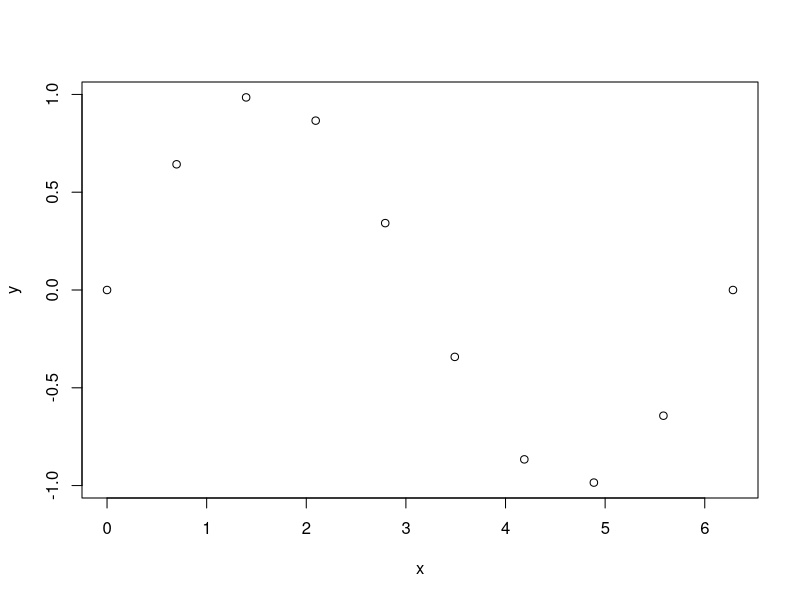
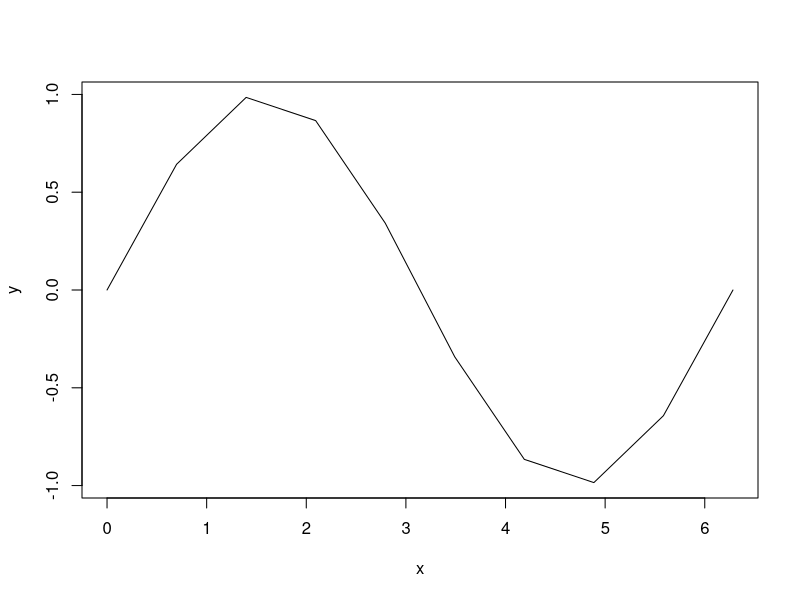
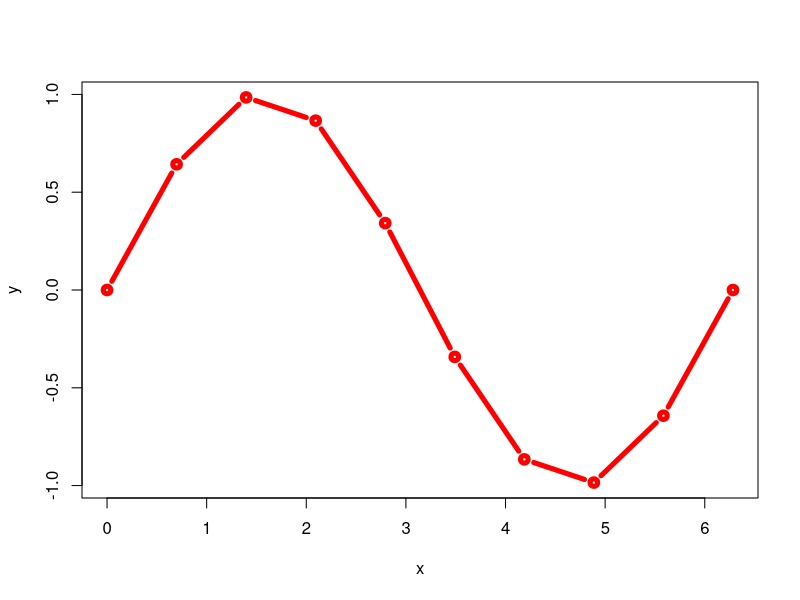
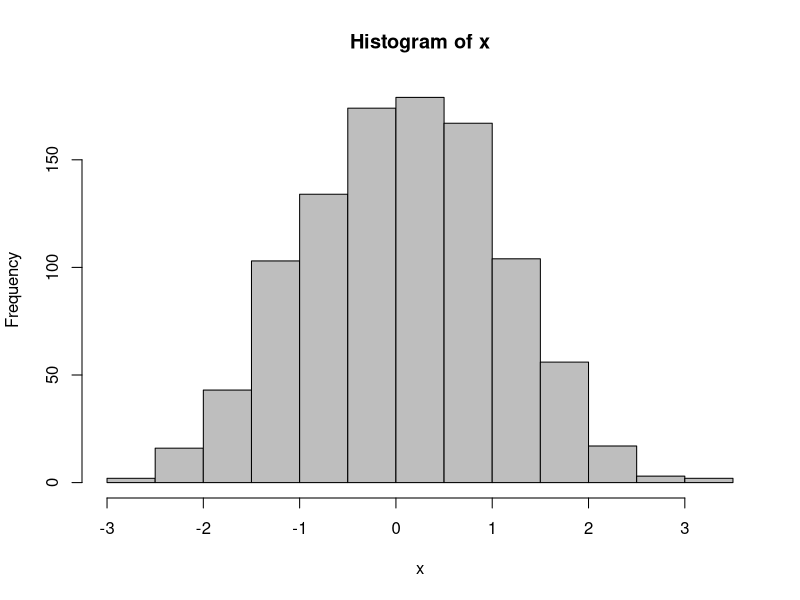
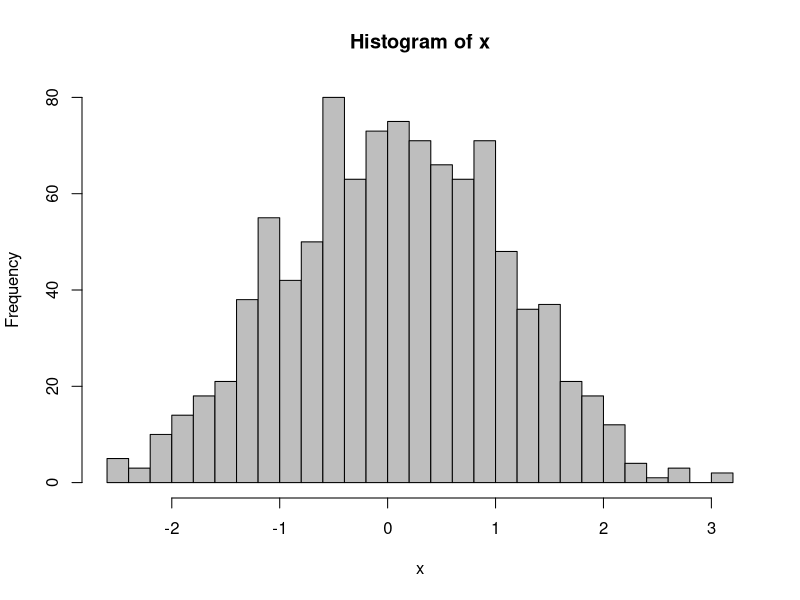
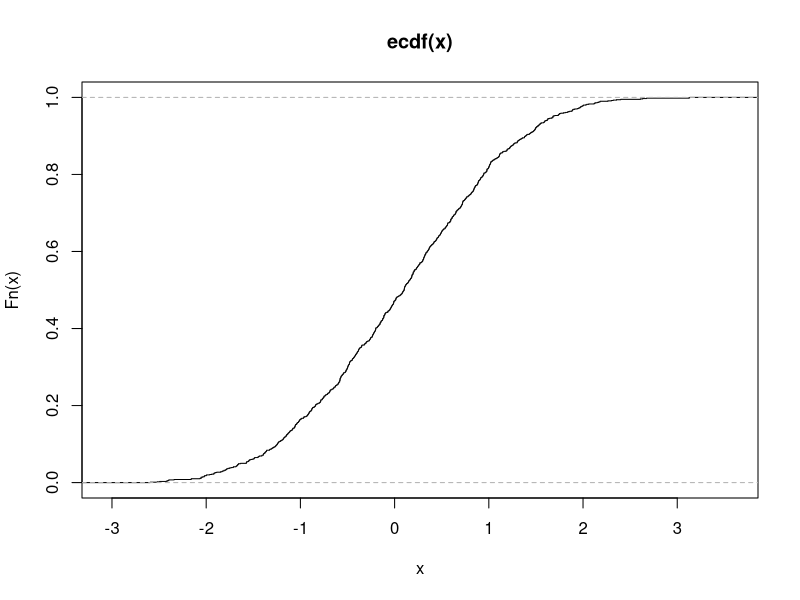

Generate these figures, in order, with R: (Note: this script raises an error after producing the figures.)
## Tutorial on R, the programming language for data analysis.
## author: Ruda Zhang <rzhang@samsi.info>
## date: 2020-02-24

## Get help, you'll need this very often.
## If you are in an R console, this prints the help info;
## If you are in an IDE like RStudio, it shows in a separate window.
?help

## Operator ------------------------------
## Numerical operations
## arithmetics
3 + 2
3 - 2
3 * 2
3 / 2
## power
3 ^ 2
## Special operations in the form of `%.%`
## modulo
5 %% 3
## integer division
5 %/% 3

## Comparisons
3 > 2
3 >= 2
3 < 2
3 <= 2
3 == 2
3 != 2

## Logical connectives
## AND
TRUE & FALSE
TRUE && FALSE
## OR
TRUE | FALSE
TRUE || FALSE
## NOT
!TRUE


## Object ------------------------------
## "Everything that exists is an object."
## pre-defined objects
pi
letters
LETTERS
month.name
month.abb
## Assignment creates new objects.
x <- 1
## In an interactive session, an object by itself implicitly calls `print()`.
x
print(x)
## Enclose an expression with parentheses to return visibly.
(x <- 1)
print(x <- 2)


## Function ------------------------------
## "Everything that happens is a function call."
## To call a function, type function name and parentheses.
getwd()
## Call help() or ? with an object name to search for help info.
help("getwd")
?getwd
## You may provide an argument to functions.
exp(1)

## Or provide a comma-separated list of arguments.
sum(1, 2)
## Some functions have an indefinite number of arguments.
sum(1, 2, 3, 4, 5, 6, 7, 8, 9, 10)
## Arguments are specified eith by position or by argument name.
## For functions with many arguments, use argument name for clarity.
print(pi, digits = 10)
## You don't have to provide arguments with default values.

## Functions are objects too.
c
## To define a function object, provide argument names and a function body.
function(x) x^2
## Call this function object as usual.
(function(x) x^2)(3)
## You can provide default values to an argument.
(function(x = 3) x^2)()
## To use the function later, assign it a name.
square <- function(x) x^2
square
square(3)
## In a compound statement, value of the the last expression is returned.
## Or you can explicitly call `return()`,
## especially when you want to exit before the end of function body.
square <- function(x) {
    y <- x^2
    return(y)
}
square(3)


## More on objects ------------------------------
## An object has three properties (metadata), besides its components.
## length
length(letters)
## type
typeof(letters)
## attributes: name, class, etc.
attributes(iris)
names(iris)
class(iris)
## Many attributes have a replacement form
## to simulates modification of mutable objects.
## So you can change them like this:
(x <- tolower(names(iris)))
names(iris) <- x
names(iris)
## To get an overview of an object:
str(iris)
## To view the first few elements of an object:
head(iris)

## Atomic vectors (of length one)
## NULL
NULL
## logical
TRUE
FALSE
NA
## integer
1L
## real (double)
1
Inf
NaN
## complex
1i
## character
"apple"
## Check the atomic type of a vector
typeof(1)
typeof(1L)

## Atomic vectors of multiple elements
## 'c' is for concatenation.
c(1, 2, 3, 4)
## This is a (partially) named atomic vector.
c(1, 2, apple = 3, 4)
## integer sequence
1:4
seq(from = 1, to = 4)

## Recursive vector: list
## A list is a collection of (any type of) vectors.
## This is a named list of atomic vectors.
(l <- list(a = 1L, b = pi, c= "e"))
## This is a list of a list and a integer vector.
list(l, seq(3))

## Subsetting a vector: brackets
y <- c(1, 2, 3, 4)
## a subset consisting of the first element only
y[1]
## all elements but the first
y[-1]
## the first and the fourth elements
y[c(1, 4)]
## exclude the two elements
y[-c(1, 4)]

## Access an element
## access by index: double bracket
l[[1]]
## access by name: double bracket
l[["a"]]
## access by name: dollar sign
l$a
## Sub-assignment: assign to specific element/subset
l$a <- 4
l
l[1:2] <- c(-1, 1)
l

## Class ------------------------------
## Classes are used to define new data types.

## Matrix
A <- matrix(c(2, 3, 1, 5), nrow = 2)
A
typeof(A)
class(A)
## Subsetting a matrix
## first row, first colum
A[1, 1]
## first colum
A[, 1]
## first row
A[1, ]
## Linear algebra
## 't' is for transpose
t(A)
## matrix addition is vector addtion
(B <- matrix(c(2, 2, 3, 5), nrow = 2))
A + B
## matrix multiplication
A %*% B
### compare with elementwise/vector multiplication
A * B
## solve a system of linear equations: Ax = b
(A <- matrix(c(2, 1, 1, 5), nrow = 2))
(b <- c(1, 2))
solve(A, b)
## Cholesky decomposition
(R <- chol(A))
## Triangular solvers are faster.
backsolve(R, backsolve(R, b, transpose = TRUE))

## Data frame
## "data.frame" is a named list of equal-length vectors,
## which is an elegant way of organizing related data.
df <- data.frame(char = letters[1:3], number = 1:3)
df
class(df)
df$char
df$number

## Package ------------------------------
## Packages provide functions and data that extend the base R environment.
## Install packages from the CRAN repository
install.packages(c("data.table", "purrr"))
## Load packages
library(data.table)
library(purrr)

## access exported objects in a package: double colon
## In an interactive R session, you don't need to specify the package name
## once you've loaded the package by `library()`.
DT <- data.table::as.data.table(iris)
## data.table is a derived class of data.frame
class(DT)
## It has a nice `print()` method
DT
## And a much richer functionality
DT[, .N, keyby = .(species)]

## `purrr` provides pure functional programming in R.
purrr::map(seq(3), square)


## Statistics ------------------------------
## Sampling
## Uniform distribution
runif(5)
## Normal distribution
rnorm(5)
## Exponential distribution
rexp(5)

## Seed determines the initial state of a random number generator.
set.seed(42)
runif(1)
runif(1)
set.seed(42)
runif(1)

## Probability density function
dnorm(0)
## Cumulative distribution function
pnorm(0)
## Quantile function
qnorm(0.5)

## Statistical functions
x <- rnorm(1000)
summary(x)
mean(x)
median(x)
sd(x)

## Plot ------------------------------
## data.table is useful for related data sets.
(DT <- data.table(x = seq(0, 2 * pi, length.out = 10)))
## create a new column
DT[, y := sin(x)]
DT
## basic plot
## points
DT[, plot(x, y)]
## line
DT[, plot(x, y, type = "l")]
## line and points; color; line width.
DT[, plot(x, y, type = "b", col = "red", lwd = 5)]

x <- rnorm(1000)
## histogram
hist(x, col = "gray")
hist(x, breaks = 30, col = "gray")
## empirical cumulative distribution function
plot.ecdf(x, pch = "")


## Statements ------------------------------

## Line comments start with a pound sign `#` (or more)
# You can start a line with comments.
x <- 1 # Or append to any other line.

## Simple statement (any line you've seen so far.)
## If necessary, multiple statements can be written on the same line, separated by semicolon `;`.
x <- 1; print(x)

## Compound statement: statements grouped inside curly brackets `{}`.
## Compound statements are used in function definition,
## and usually in conditional statements and loopos.
{
    x <- 1
    y <- 2
    x + y
}

## Conditional statement
if (x > 0) {
    1
} else {
    -1
}
## if ... else ... statements can be combined.
if (x > 0) {
    1
} else if (x == 0) {
    0
} else {
    -1
}
## choose from a list of alternatives
x <- "a"
switch(x, a = "apple", b = "banana", c = "cherry", "unknown")

## Loop
## for loop
for (i in seq(3)) {
    print(i)
}
## while loop
i <- 3
while (i > 0) {
    print(i)
    i <- i - 1
}

## Functions as preferable alternatives to conditionals and loops.
## elementwise conditional
x <- -1:1
ifelse(x > 0, TRUE, FALSE)
## loop over a vector: return an atomic vector of known type
vapply(1:3, square, double(1))
## loop over a vector: return a list
lapply(1:3, square)
## loop over a vector for side effects
purrr::walk(1:3, print)


## Import/Export Data ------------------------------
Orange
tree <- Orange$tree
age <- Orange$age
circ <- Orange$circumference
## save multiple objects to a ".rds" file.
saveRDS(tree, file = "tree.rds")
## save multiple objects to a ".RData" file.
save(tree, age, circ, file = "mydata.RData")
# write a data.frame to a ".csv" file.
write.csv(Orange, file = "mydata.csv")
# load the csv file again
df <- read.csv("mydata.csv")
